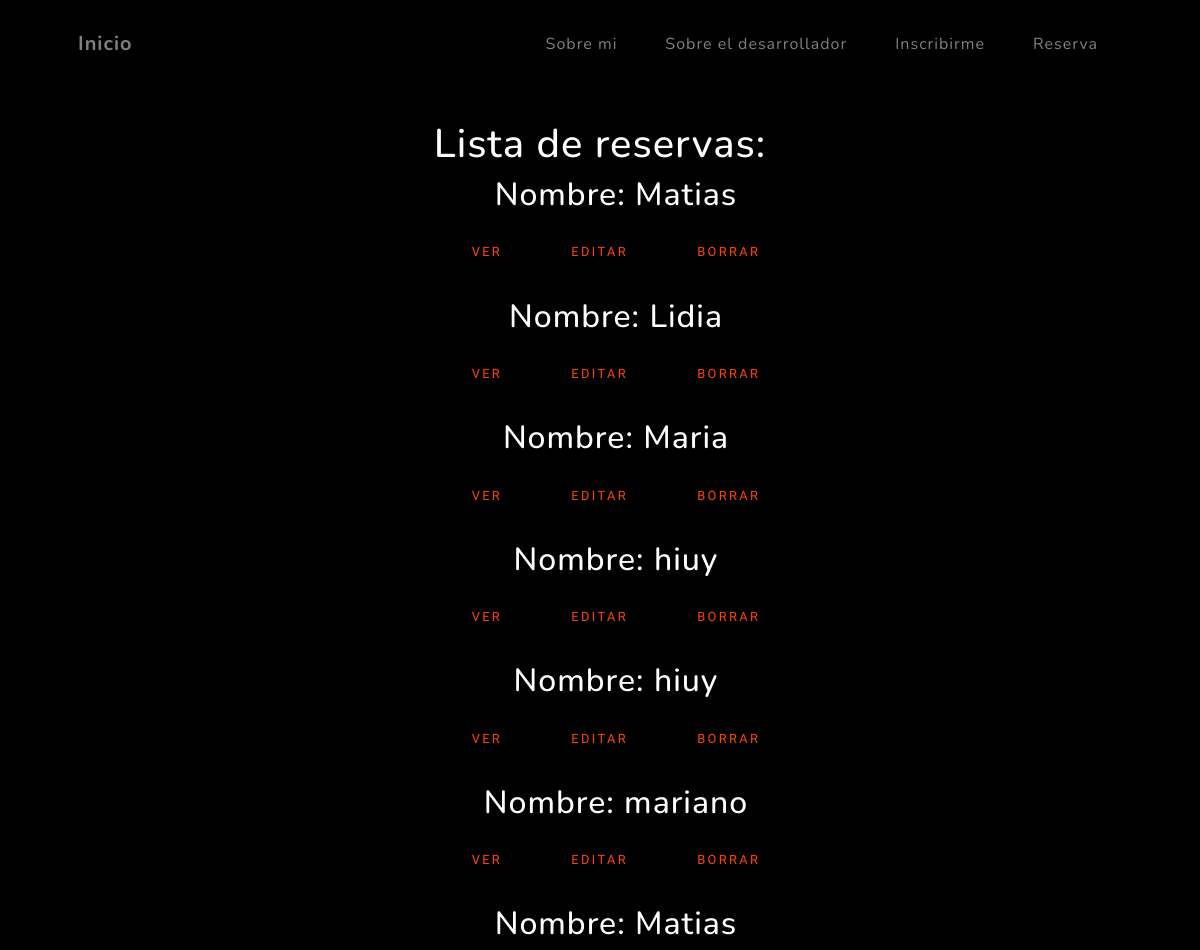
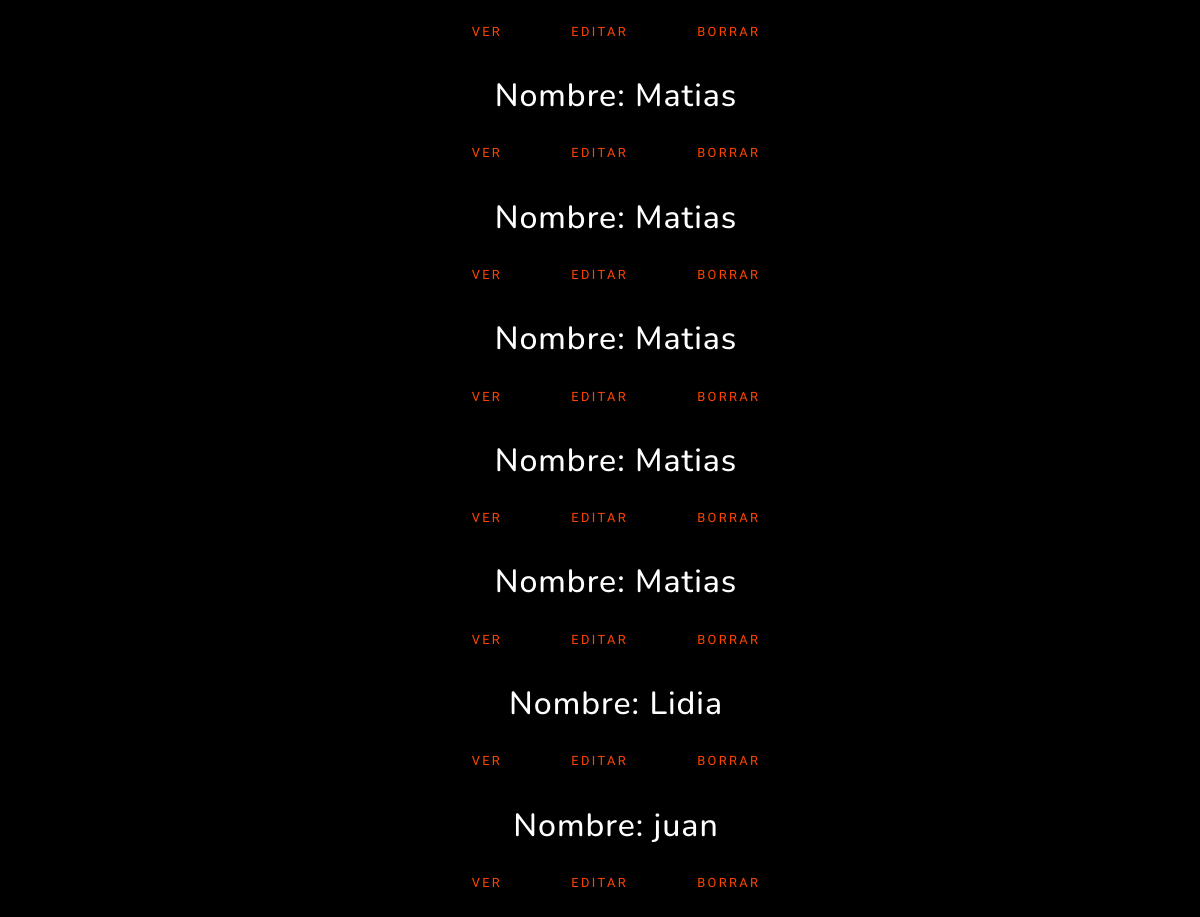
The page /appBlog/reservas/list on the database as committed earlier (2 pictures, top to bottom).
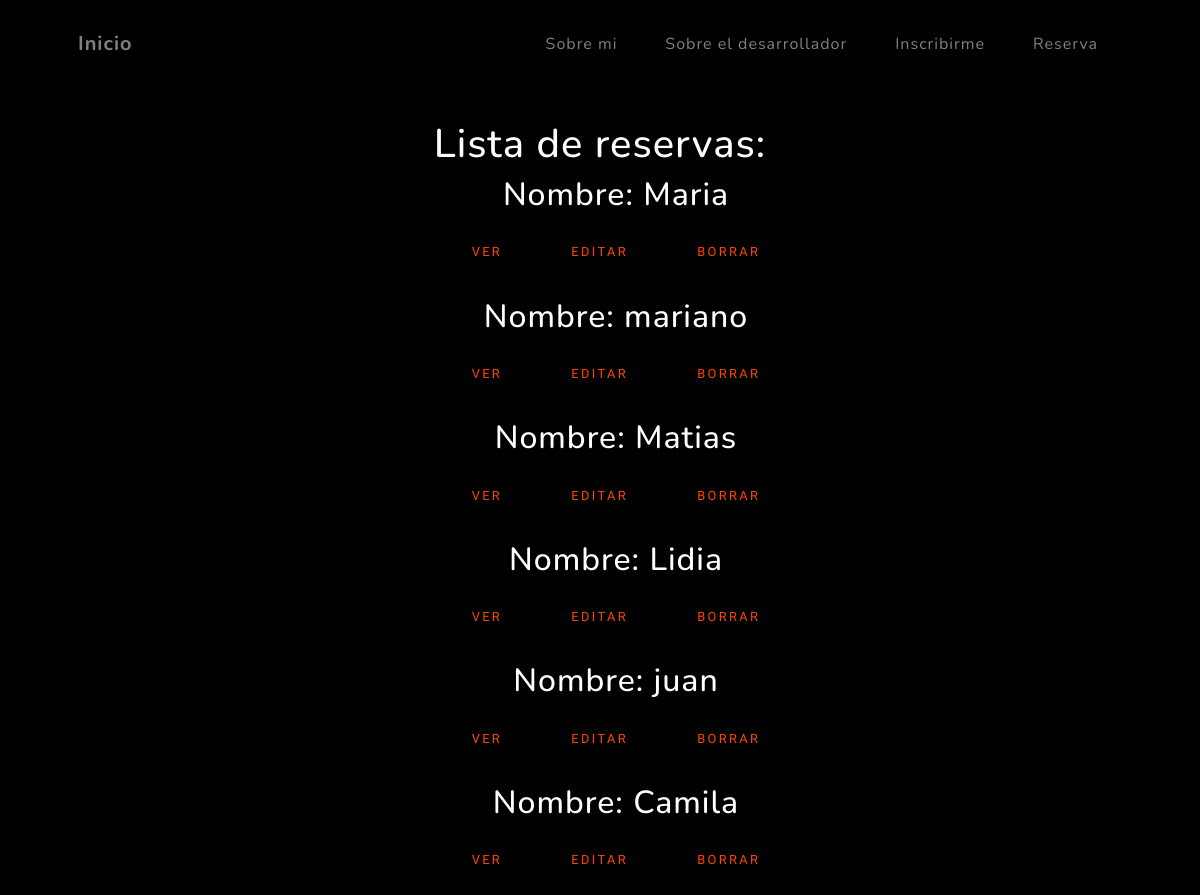
The same page on the database as committed later.
### appBlog/models.py (models this page shows, shortened)
class Reserva(models.Model):
    nombre = models.CharField(max_length=40)
    apellido = models.CharField(max_length=40)
    correo = models.EmailField()
    evento = models.CharField(max_length=100)
    class Meta:
        verbose_name = 'Reserva'
        verbose_name_plural = 'Reservas'

### appBlog/views.py (the view)
# urls.py: path('reservas/list', views.ReservaLista.as_view(), name='listaReservas'),
class ReservaLista(ListView):
    model = Reserva
    template_name = 'appBlog/listas/listaDeReservas.html'

### appBlog/templates/appBlog/listas/listaDeReservas.html (shortened to what this page needs)
<!DOCTYPE html>
<html lang="en">
    <head>
        {% load static %}
        <link href="{% static 'appBlog/css/stylesListas.css' %}" rel="stylesheet" />
        <link href="https://unpkg.com/aos@2.3.1/dist/aos.css" rel="stylesheet">
    </head>
    <body id="page-top">
        <nav class="navbar navbar-expand-lg navbar-light fixed-top" id="mainNav">
            <div class="container px-4 px-lg-5">
                <a class="navbar-brand" href="{% url 'home' %}">Inicio</a>
                <div class="collapse navbar-collapse" id="navbarResponsive">
                    <ul class="navbar-nav ms-auto">
                        <li class="nav-item"><a class="nav-link" href="{% url 'aboutMe' %}">Sobre mi</a></li>
                        <li class="nav-item"><a class="nav-link" href="{% url 'aboutDeveloper' %}">Sobre el desarrollador</a></li>
                        <li class="nav-item"><a class="nav-link" href="{% url 'serEstudiante' %}">Inscribirme</a></li>
                        <li class="nav-item"><a class="nav-link" href="{% url 'apply' %}">Reserva</a></li>
                    </ul>
                </div>
            </div>
        </nav>
        <header style="color: white">
            <br><br><br><br><br>
            <center>
                <h1>Lista de reservas:</h1>
                <ul>
                    <center>
                        {% for reserva in object_list %}
                            <h2>Nombre: {{reserva.nombre}}</h2>
                            <p>
                                <a style="color:orangered" class="btn btn-secundary" href="{% url 'DetailReserva' reserva.id %}">Ver</a>
                                <a style="color:orangered" class="btn btn-secundary" href="{% url 'EditReserva' reserva.id %}">Editar</a>
                                <a style="color:orangered" class="btn btn-secundary" href="{% url 'DeleteReserva' reserva.id %}">BORRAR</a>
                            </p>
                        {% endfor %}
                    </center>
                </ul>
            </center>
        </header>
    </body>
</html>

Rows that differ between the two databases and show on the page:
removed Reserva: nombre "Matias"
removed Reserva: nombre "Lidia"
removed Reserva: nombre "hiuy"
removed Reserva: nombre "hiuy"
removed Reserva: nombre "Matias"
removed Reserva: nombre "Matias"
removed Reserva: nombre "Matias"
removed Reserva: nombre "Matias"
removed Reserva: nombre "Matias"
added Reserva: nombre "Camila"
